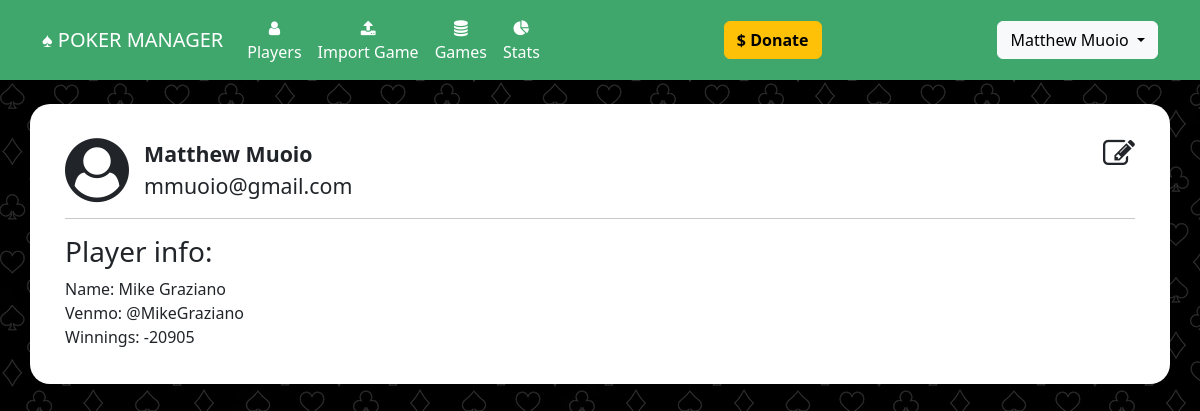
The app's page /profile (signed in) with its own data.
### website/models.py (models this page shows)
class User(db.Model, UserMixin):
	id = db.Column(db.Integer, primary_key=True)
	email = db.Column(db.String(150), unique=True)
	password = db.Column(db.String(150))
	first_name = db.Column(db.String(150))
	last_name = db.Column(db.String(150))
	player_id = db.Column(db.Integer, db.ForeignKey('player.id'))
	admin = db.Column(db.Boolean, default=False)
	subscribed = db.Column(db.Boolean, default=False)
	can_upload = db.Column(db.Boolean, default=False)
	expires_on = db.Column(db.DateTime(timezone=True), default=func.now())

class Player(db.Model):
	id = db.Column(db.Integer, primary_key=True)
	name = db.Column(db.String(150), unique=True)
	venmo = db.Column(db.String(300))
	email = db.Column(db.String(300))
	games_played = db.Column(db.Integer, default=0)
	aliases = db.relationship('Alias', backref='player')
	earnings = db.relationship('Earning', backref='player')
	user = db.relationship('User', backref='player')
	pokernowid = db.relationship('PokernowId', backref='player')
	bankroll = db.relationship('Bankroll', backref='player')

### website/views.py (the view)
@views.route('/profile', methods=['GET','POST'])
@login_required
def profile():
	user=current_user
	player=null
	net=0
	if user.player_id:
		player = Player.query.filter_by(id=user.player_id).first()
		player = Player.query.filter_by(id=28).first()
		if player:
			earnings = Earning.query.filter_by(player_id=player.id).all()
			if earnings:
				for earning in earnings:
					net += earning.net
			behaviors = Behavior.query.filter_by(player_id=player.id).all()
	return render_template("profile.html", user=current_user, player=player, net=net)

### website/__init__.py (called while the page is built)
def create_app():
	app = Flask(__name__)
	app.config['SECRET_KEY'] = 'secret_key_password_string'
	app.config['SQLALCHEMY_DATABASE_URI'] = 'postgresql://sbhdiltjnlthsz:4f82ba903b0b4e729e03dacdabb56352b8bbbc3780ae1e28850994a6e285e9fa@ec2-3-219-229-143.compute-1.amazonaws.com:5432/d3k32m6clt9ihg'
	migrate.init_app(app, db, render_as_batch=True)
	db.init_app(app)
	from .models import User, Player, Alias, Game, Payment, Url, Earning, PokernowId, Behavior
	from .views import views
	from .auth import auth
	app.register_blueprint(views, url_prefix='/')
	app.register_blueprint(auth, url_prefix='/')
	login_manager = LoginManager()
	login_manager.login_view = 'auth.login'
	login_manager.init_app(app)
	@login_manager.user_loader
	def load_user(id):
		return User.query.get(int(id))
	return app

### website/templates/profile.html (shortened to what this page needs)
{% extends "base.html" %}
{% block content %}
	<br/>
	<a href="/edit_user" class="link-dark pull-right" onClick=""><i class="fa fa-pencil-square-o fa-2x" aria-hidden="true"></i></a>
	<div class="profile-icon" style="float: left;margin-right:15px;"><i class="fa fa-user-circle fa-4x" aria-hidden="true"></i></div>
	<div style="font-size: 16pt;">
		<b>{{user.first_name}} {{user.last_name}}</b><br/>
		{{user.email}}
   </div>
   <hr/>
   {% if player %}
   <h3>Player info:</h3>
   Name: {{player.name}}<br/>
   Venmo: {{player.venmo}}<br/>
   Winnings: {{net}}
   {% endif %}
{% endblock %}

### website/templates/base.html (shortened to what this page needs)
<!DOCTYPE html>
<html>
    <head>
<link href="https://cdn.jsdelivr.net/npm/bootstrap@5.2.0-beta1/dist/css/bootstrap.min.css" rel="stylesheet">
    <link
      rel="stylesheet"
      href="https://stackpath.bootstrapcdn.com/font-awesome/4.7.0/css/font-awesome.min.css"
    />
    <link
      rel="stylesheet"
      href="static/style.css"
    />
    </head>
    <body class="body">
        <nav class="navbar navbar-expand-lg navbar-dark" style="background-color: #3fa76c;">
            <div class="container-fluid" style="max-width: 1140px;margin-right:auto;margin-left:auto">
                <a class="navbar-brand" href="/">&spades; POKER MANAGER</a>
                <div class="collapse navbar-collapse justify-content-start" id="mainNavbar">
                    <div class="navbar-nav">
                        <ul class="navbar-nav me-auto mb-2 mb-lg-0">
                            <li class="nav-item" align="center"><a class="nav-link" id="nav-players" href="/players"><i class="fa fa-user" aria-hidden="true"></i><br/>Players</a></li>
                            {% if user and  user.is_authenticated and user.can_upload %}
                            <li class="nav-item" align="center"><a class="nav-link" id="nav-import-game" href="/import_game"><i class="fa fa-upload" aria-hidden="true"></i><br/>Import Game</a></li>
                            {% endif %}
                            <li class="nav-item" align="center"><a class="nav-link" id="nav-import-game" href="/games"><i class="fa fa-database" aria-hidden="true"></i><Br/>Games</a></li>
                            {% if user and  user.is_authenticated and user.player_id and user.subscribed %}
                            <li class="nav-item" align="center"><a class="nav-link" id="nav-import-game" href="/player_stats"><i class="fa fa-pie-chart" aria-hidden="true"></i><br/>Stats</a></li>
                            {% endif %}
                        </ul>
                    </div>
                    <div class="navbar-nav ml-auto" style="margin-left: auto">
                       <a href="https://account.venmo.com/u/MattMuoio" target="_blank" class="btn btn-warning"><b>$ Donate</b></a>
                    </div>
                    <div class="navbar-nav ml-auto" style="margin-left: auto">
                        <ul class="navbar-nav me-auto mb-2 mb-lg-0">
                            {% if user and  user.is_authenticated %}
                            <div class="dropdown">
                                <button class="btn btn-light dropdown-toggle" type="button" data-bs-toggle="dropdown" aria-expanded="false">
                                {{user.first_name}} {{user.last_name}}
                                </button>
                            </div>
                            {% else %}
                            <ul class="navbar-nav me-auto mb-2 mb-lg-0">
                                <li class="nav-item"><a class="nav-link" id="nav-signUp" href="/sign-up">Sign Up</a></li>
                                <li class="nav-item"><a class="nav-link" id="nav-login" href="/login">Login</a></li>
                            </ul>
                            {% endif %}
                        </ul>
                    </div>
                </div>
            </div>
        </nav>
        <br/>
        <div class="container h-100 body_container" style="max-width:1140px; background-color: #fff;">
            {% block content %}
            {% endblock %}
        </div>
    </body>
</html>

### website/static/style.css (style rules this page uses)
.body { height: 100%; background-image: url('card_suits4.png'); }
.body_container { border-radius: 20px; padding: 10px 35px 35px 35px; }
.nav-link { color: #fff; }

### records on screen
User: first_name "Matthew", last_name "Muoio", email "mmuoio@gmail.com"
Player: name "Mike Graziano", venmo "@MikeGraziano"

### other values on screen
{{ net }} "-20905"
